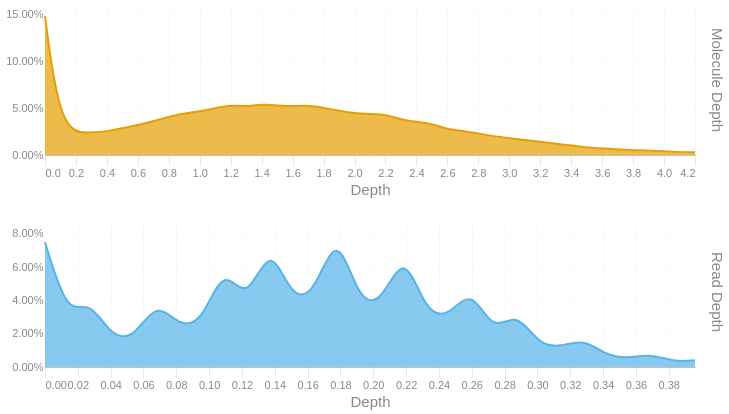

Notebook code cell kept with this figure:
### Code cell
readdep = depth_hist(tb['Read Depth'], q99, 3)
readdep = readdep.with_columns(pl.lit('Read Depth').alias('Metric'))
if not SKIPLR:
    moldep = depth_hist(tb['Molecule Depth'], mol_q99, 1)
    moldep = moldep.with_columns(pl.lit('Molecule Depth').alias('Metric'))
    _hist = pl.concat([readdep, moldep])
    _hist = _hist.filter(pl.col('Proportion') != 0)
    with SafeRender(_hist):
        (
            alt.Chart(_hist)        
            .mark_area(interpolate = "basis")
            .encode(
                x=alt.X('Bin:Q').scale(domainMin=0).axis(alt.Axis(title='Depth')),
                y = alt.Y('Proportion:Q', title = None).axis(format = '.2%'),
                color = alt.Color('Metric:N').legend(None),
                row = alt.Row("Metric:N").header(title = None, labelOrient = 'right'),
                tooltip = [
                    alt.Tooltip("Metric:N", title = "Metric"),
                    alt.Tooltip('Interval:N', title = "Depth Interval"),
                    alt.Tooltip('Proportion:Q', title = "% Alignments").format('.2%')
                ]
            )
            .resolve_scale(x='independent', y='independent')
            .properties(
                height = 150, width = 650,
                usermeta={'embedOptions': {'downloadFileName': f'{samplename}.depth.hist'}}
            )
        ).display()
else:
    readdep = readdep.filter(pl.col('Proportion') != 0)
    with SafeRender(readdep):
        (
            alt.Chart(readdep)        
            .mark_area(interpolate = "basis")
            .encode(
                x=alt.X('Bin:Q').scale(domainMin=0).axis(alt.Axis(title='Depth')),
                y = alt.Y('Proportion:Q', title = None).axis(format = '.2%'),
                tooltip = [
                    alt.Tooltip('Interval:N', title = "Depth Interval"),
                    alt.Tooltip('Proportion:Q', title = "% Alignments").format('.2%')
                ]
            )
            .properties(
                usermeta={'embedOptions': {'downloadFileName': f'{samplename}.depth.hist'}}
            )
        ).display()

### Figure 1 — Vega-Lite specification as saved in the notebook (floating-point values rounded to 4 significant figures)
{"width": 650, "height": 150, "config": {"title": {"anchor": "start", "dy": -15, "fontSize": 18, "color": "#888888", "subtitleColor": "#888888", "subtitleFontSize": 14}, "arc": {"fill": "#0072B2"}, "axis": {"domainColor": "#888888", "domainWidth": 0.5, "gridWidth": 0.2, "grid": false, "titleFontWeight": 400, "titleFontSize": 15, "labelFontSize": 11, "labelColor": "#888888", "tickColor": "#888888", "tickWidth": 0.2, "titleColor": "#888888"}, "axisBand": {"grid": false}, "axisX": {"grid": true, "tickSize": 10, "domainCap": "round"}, "axisY": {"domain": false, "grid": true, "tickSize": 0, "domainCap": "round"}, "background": "transparent", "header": {"labelFontSize": 15, "labelColor": "#888888", "titleFontSize": 15, "titleFontWeight": 600, "titleColor": "#888888"}, "legend": {"labelFont": "sans-serif", "labelFontSize": 12, "labelColor": "#888888", "symbolSize": 100, "symbolType": "circle", "titleFontSize": 12, "titlePadding": 10, "titleColor": "#888888", "title": null}, "range": {"category": ["#E69F00", "#56B4E9", "#009E73", "#F0E442", "#0072B2", "#D55E00", "#CC79A7", "#000000"], "diverging": ["#cfe8f3", "#a2d4ec", "#73bfe2", "#46abdb", "#1696d2", "#12719e"]}, "area": {"fill": "#0072B2", "fillOpacity": 0.7, "line": true, "strokeOpacity": 0.7}, "line": {"color": "#0072B2", "stroke": "#0072B2", "strokeWidth": 2}, "trail": {"color": "#0072B2", "stroke": "#0072B2", "strokeWidth": 0, "size": 1}, "point": {"filled": true, "fillOpacity": 1.0, "size": 95}, "text": {"color": "#888888", "fontSize": 11, "align": "right", "fontWeight": 400, "size": 11}, "bar": {"fill": "#0072B2", "stroke": null}, "view": {"stroke": null, "continuousWidth": 660, "continuousHeight": 400}}, "data": {"name": "data-593daddeec343e6b577621890dd4812c"}, "mark": {"type": "area", "interpolate": "basis"}, "encoding": {"color": {"field": "Metric", "legend": null, "type": "nominal"}, "row": {"field": "Metric", "header": {"title": null, "labelOrient": "right"}, "type": "nominal"}, "tooltip": [{"field": "Metric", "title": "Metric", "type": "nominal"}, {"field": "Interval", "title": "Depth Interval", "type": "nominal"}, {"field": "Proportion", "format": ".2%", "title": "% Alignments", "type": "quantitative"}], "x": {"axis": {"title": "Depth"}, "field": "Bin", "scale": {"domainMin": 0}, "type": "quantitative"}, "y": {"axis": {"format": ".2%"}, "field": "Proportion", "title": null, "type": "quantitative"}}, "resolve": {"scale": {"x": "independent", "y": "independent"}}, "usermeta": {"embedOptions": {"downloadFileName": "TF26LRJL0012_50B_L_10484332_23Y22YLT4_L7.depth.hist"}}, "$schema": "https://vega.github.io/schema/vega-lite/v6.4.1.json", "datasets": {"data-593daddeec343e6b577621890dd4812c": [{"Bin": 0.0, "Interval": "0.0-0.014", "Proportion": 0.075, "Metric": "Read Depth"}, {"Bin": 0.014, "Interval": "0.014-0.027", "Proportion": 0.03, "Metric": "Read Depth"}, {"Bin": 0.027, "Interval": "0.027-0.041", "Proportion": 0.041, "Metric": "Read Depth"}, {"Bin": 0.041, "Interval": "0.041-0.055", "Proportion": 0.017, "Metric": "Read Depth"}, {"Bin": 0.055, "Interval": "0.055-0.068", "Proportion": 0.018, "Metric": "Read Depth"}, {"Bin": 0.068, "Interval": "0.068-0.082", "Proportion": 0.04, "Metric": "Read Depth"}, {"Bin": 0.082, "Interval": "0.082-0.096", "Proportion": 0.024, "Metric": "Read Depth"}, {"Bin": 0.096, "Interval": "0.096-0.109", "Proportion": 0.027, "Metric": "Read Depth"}, {"Bin": 0.109, "Interval": "0.109-0.123", "Proportion": 0.062, "Metric": "Read Depth"}, {"Bin": 0.123, "Interval": "0.123-0.137", "Proportion": 0.037, "Metric": "Read Depth"}, {"Bin": 0.137, "Interval": "0.137-0.15", "Proportion": 0.076, "Metric": "Read Depth"}, {"Bin": 0.15, "Interval": "0.15-0.164", "Proportion": 0.041, "Metric": "Read Depth"}, {"Bin": 0.164, "Interval": "0.164-0.178", "Proportion": 0.043, "Metric": "Read Depth"}, {"Bin": 0.178, "Interval": "0.178-0.191", "Proportion": 0.084, "Metric": "Read Depth"}, {"Bin": 0.191, "Interval": "0.191-0.205", "Proportion": 0.039, "Metric": "Read Depth"}, {"Bin": 0.205, "Interval": "0.205-0.219", "Proportion": 0.038, "Metric": "Read Depth"}, {"Bin": 0.219, "Interval": "0.219-0.232", "Proportion": 0.071, "Metric": "Read Depth"}, {"Bin": 0.232, "Interval": "0.232-0.246", "Proportion": 0.032, "Metric": "Read Depth"}, {"Bin": 0.246, "Interval": "0.246-0.26", "Proportion": 0.03, "Metric": "Read Depth"}, {"Bin": 0.26, "Interval": "0.26-0.273", "Proportion": 0.048, "Metric": "Read Depth"}, {"Bin": 0.273, "Interval": "0.273-0.287", "Proportion": 0.02, "Metric": "Read Depth"}, {"Bin": 0.287, "Interval": "0.287-0.301", "Proportion": 0.034, "Metric": "Read Depth"}, {"Bin": 0.301, "Interval": "0.301-0.314", "Proportion": 0.013, "Metric": "Read Depth"}, {"Bin": 0.314, "Interval": "0.314-0.328", "Proportion": 0.012, "Metric": "Read Depth"}, {"Bin": 0.328, "Interval": "0.328-0.342", "Proportion": 0.017, "Metric": "Read Depth"}, {"Bin": 0.342, "Interval": "0.342-0.355", "Proportion": 0.007, "Metric": "Read Depth"}, {"Bin": 0.355, "Interval": "0.355-0.369", "Proportion": 0.005, "Metric": "Read Depth"}, {"Bin": 0.369, "Interval": "0.369-0.383", "Proportion": 0.008, "Metric": "Read Depth"}, {"Bin": 0.383, "Interval": "0.383-0.396", "Proportion": 0.003, "Metric": "Read Depth"}, {"Bin": 0.396, "Interval": "0.396-0.41", "Proportion": 0.004, "Metric": "Read Depth"}, {"Bin": 0.0, "Interval": "0.0-0.1", "Proportion": 0.148, "Metric": "Molecule Depth"}, {"Bin": 0.1, "Interval": "0.1-0.3", "Proportion": 0.023, "Metric": "Molecule Depth"}, {"Bin": 0.3, "Interval": "0.3-0.4", "Proportion": 0.024, "Metric": "Molecule Depth"}, {"Bin": 0.4, "Interval": "0.4-0.6", "Proportion": 0.025, "Metric": "Molecule Depth"}, {"Bin": 0.6, "Interval": "0.6-0.7", "Proportion": 0.032, "Metric": "Molecule Depth"}, {"Bin": 0.7, "Interval": "0.7-0.9", "Proportion": 0.036, "Metric": "Molecule Depth"}, {"Bin": 0.9, "Interval": "0.9-1.0", "Proportion": 0.045, "Metric": "Molecule Depth"}, {"Bin": 1.0, "Interval": "1.0-1.2", "Proportion": 0.046, "Metric": "Molecule Depth"}, {"Bin": 1.2, "Interval": "1.2-1.3", "Proportion": 0.054, "Metric": "Molecule Depth"}, {"Bin": 1.3, "Interval": "1.3-1.4", "Proportion": 0.051, "Metric": "Molecule Depth"}, {"Bin": 1.4, "Interval": "1.4-1.6", "Proportion": 0.055, "Metric": "Molecule Depth"}, {"Bin": 1.6, "Interval": "1.6-1.7", "Proportion": 0.051, "Metric": "Molecule Depth"}, {"Bin": 1.7, "Interval": "1.7-1.9", "Proportion": 0.054, "Metric": "Molecule Depth"}, {"Bin": 1.9, "Interval": "1.9-2.0", "Proportion": 0.047, "Metric": "Molecule Depth"}, {"Bin": 2.0, "Interval": "2.0-2.2", "Proportion": 0.044, "Metric": "Molecule Depth"}, {"Bin": 2.2, "Interval": "2.2-2.3", "Proportion": 0.044, "Metric": "Molecule Depth"}, {"Bin": 2.3, "Interval": "2.3-2.5", "Proportion": 0.037, "Metric": "Molecule Depth"}, {"Bin": 2.5, "Interval": "2.5-2.6", "Proportion": 0.034, "Metric": "Molecule Depth"}, {"Bin": 2.6, "Interval": "2.6-2.7", "Proportion": 0.027, "Metric": "Molecule Depth"}, {"Bin": 2.7, "Interval": "2.7-2.9", "Proportion": 0.026, "Metric": "Molecule Depth"}, {"Bin": 2.9, "Interval": "2.9-3.0", "Proportion": 0.02, "Metric": "Molecule Depth"}, {"Bin": 3.0, "Interval": "3.0-3.2", "Proportion": 0.018, "Metric": "Molecule Depth"}, {"Bin": 3.2, "Interval": "3.2-3.3", "Proportion": 0.014, "Metric": "Molecule Depth"}, {"Bin": 3.3, "Interval": "3.3-3.5", "Proportion": 0.012, "Metric": "Molecule Depth"}, {"Bin": 3.5, "Interval": "3.5-3.6", "Proportion": 0.008, "Metric": "Molecule Depth"}, {"Bin": 3.6, "Interval": "3.6-3.8", "Proportion": 0.007, "Metric": "Molecule Depth"}, {"Bin": 3.8, "Interval": "3.8-3.9", "Proportion": 0.005, "Metric": "Molecule Depth"}, {"Bin": 3.9, "Interval": "3.9-4.1", "Proportion": 0.005, "Metric": "Molecule Depth"}, {"Bin": 4.1, "Interval": "4.1-4.2", "Proportion": 0.003, "Metric": "Molecule Depth"}, {"Bin": 4.2, "Interval": "4.2-4.34", "Proportion": 0.003, "Metric": "Molecule Depth"}]}}
